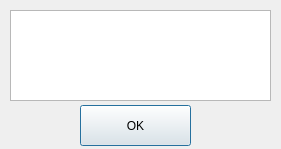
<?xml version="1.0" encoding="UTF-8"?>
<ui version="4.0">
 <class>message</class>
 <widget class="QDialog" name="message">
  <property name="geometry">
   <rect>
    <x>0</x>
    <y>0</y>
    <width>281</width>
    <height>149</height>
   </rect>
  </property>
  <property name="windowTitle">
   <string>Changed message</string>
  </property>
  <widget class="QPushButton" name="pushButton">
   <property name="geometry">
    <rect>
     <x>80</x>
     <y>105</y>
     <width>111</width>
     <height>41</height>
    </rect>
   </property>
   <property name="text">
    <string>OK</string>
   </property>
  </widget>
  <widget class="QPlainTextEdit" name="plainTextEdit">
   <property name="geometry">
    <rect>
     <x>10</x>
     <y>10</y>
     <width>261</width>
     <height>91</height>
    </rect>
   </property>
  </widget>
 </widget>
 <resources/>
 <connections/>
</ui>
